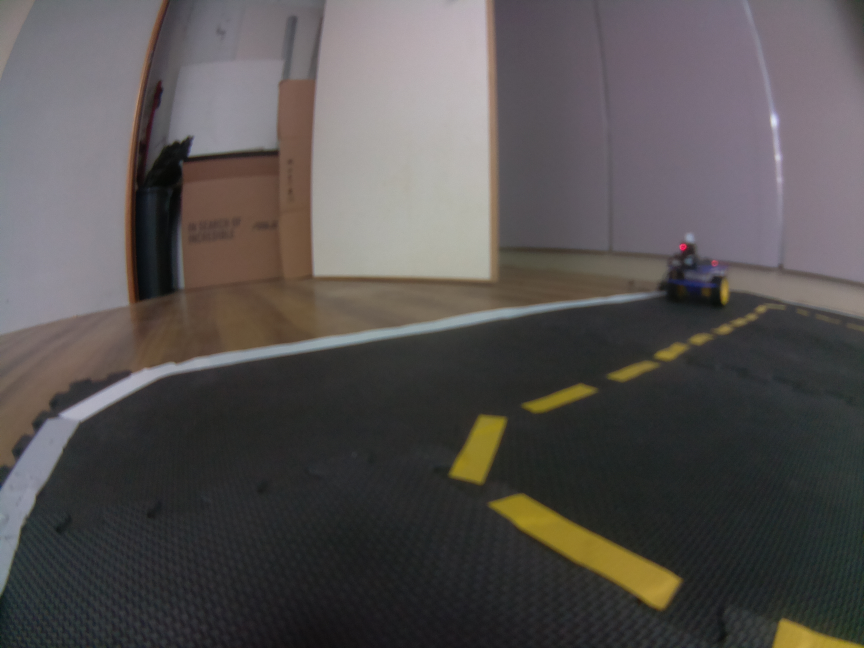
#> input picture tutorials/python/csp2016/hw1/0310850/2.jpg, 2592 x 1944 px (shown at 1/3 size)
$ jupyter execute --allow-errors assignment1_0310850.ipynb   (Python 2 division)
#> lines starting #> are read from the running program, lines starting #| are printed output that depends on the picture; after the words box and inside, x2 and y2 are one past the last pixel; in counts of white or black regions, pixels touching at a corner belong together; long printed decimals are rounded
# Create Software Project - Take Home Midterm Exam/Assignment

* Objective: this jupyter notebook is intended to evaluate how the students understand the Duckietown repo

Prof. Nick Wang, 2016/11/7

## Instructions:
1. $ cp assignment1.ipynb assignment1-XXXXXXX.ipynb (XXXXXXX is your name) You also need to add your name, setup, and state the contributions in the setup and contributions section.
2. You can already see the desired outputs of each cell, and you need to find the relevant code in the Duckietown repo and reproduce the results.
3. Each student needs to submit one to your mentor, via email. Please do not commit your ipynb to repo. Please do not modify assignment1.ipynb.

## Steup and Conributions:

This work is done by: Yuru Shen(0310850).

VirtualBox on Window 8.1

You need to state your contribution here. What's your working environment (e.g., VirtualBox XXX version on Window XX). If you get some help from your TA or classmates, you need to describe here.

# Line Detector

### 1.Load the image and resize

[cell 1]
import cv2
import numpy as np
from matplotlib import pyplot as plt

#Use your own image
img = cv2.imread("2.jpg")
#> img is the input picture: shape (1944, 2592, 3); mean B, G, R 81.4, 82.2, 86.2

image_cv = cv2.resize(img, (160, 120),interpolation=cv2.INTER_NEAREST)

dst1 = cv2.cvtColor(img,cv2.COLOR_BGR2RGB)
plt.subplot(121),plt.imshow(dst1,cmap = 'brg')
plt.title('Original Image'), plt.xticks([]), plt.yticks([])

dst2 = cv2.cvtColor(image_cv,cv2.COLOR_BGR2RGB)
plt.subplot(122),plt.imshow(dst2,cmap = 'brg')
plt.title('Resized Image'), plt.xticks([]), plt.yticks([])

plt.show()
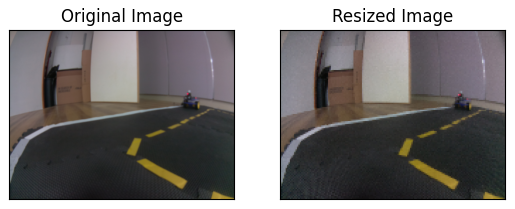
#> figure drawn by matplotlib, 2 panels

### 2.Find the edge (15%)

[cell 2]
gray = image_cv
edges = cv2.Canny(gray,60,150,3)
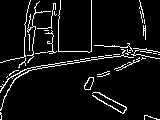
#> edges: shape (120, 160); 6.8% white in thin lines or dots


plt.imshow(edges,cmap = 'gray')
plt.title('Edge Image'), plt.xticks([]), plt.yticks([])
plt.show()

### 3-1.Setup HSV space threshold (15%)

[cell 3]
'''
#You should find the config file 'universal.yaml'
hsv_white1 = ???
hsv_white2 = ???
hsv_yellow1 = ???
hsv_yellow2 = ???
hsv_red1 = ???
hsv_red2 = ???
hsv_red3 = ???
hsv_red4 = ???
'''

hsv_white1= np.array([0,0,150])
hsv_white2= np.array([180,100,255])
hsv_yellow1= np.array([25,50,50])
hsv_yellow2= np.array([45,255,255])
hsv_red1= np.array([0,100,100])
hsv_red2= np.array([15,255,255])
hsv_red3= np.array([165,100,100])
hsv_red4= np.array([180,255,255])

### 3-2.Threshold colors in HSV space (15%)

[cell 4]
'''
#change color space to HSV
hsv = ???

find the color
white = ???
kernel = ???
white = ???

yellow = ???
kernel = ???
yellow = ???

red1 = ???
red2 = ???
red = ???
kernel = ???
red = ???
'''
hsv = cv2.cvtColor(image_cv, cv2.COLOR_BGR2HSV)
#> hsv: shape (120, 160, 3); mean H, S, V 88, 32, 89.3

white = cv2.inRange(hsv, hsv_white1, hsv_white2)
#> white: shape (120, 160); 11.4% white; 28 white regions (23 under 20 px), largest, box (x1, y1, x2, y2) and area: (58, 0, 92, 52) 1674, (0, 58, 97, 99) 238, (0, 38, 13, 62) 123, (36, 16, 47, 29) 81, (143, 19, 146, 36) 22
kernel = cv2.getStructuringElement(cv2.MORPH_ELLIPSE,(3, 3))
white = cv2.dilate(white, kernel)
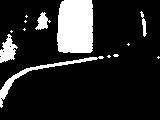
#> white: shape (120, 160); 14.9% white; 13 white regions (8 under 20 px), largest, box (x1, y1, x2, y2) and area: (57, 0, 93, 53) 1813, (0, 56, 104, 108) 493, (0, 34, 18, 63) 288, (35, 12, 51, 30) 147, (140, 11, 147, 37) 74

yellow = cv2.inRange(hsv, hsv_yellow1, hsv_yellow2)
#> yellow: shape (120, 160); 0.76% white in thin lines or dots, all inside (x1, y1, x2, y2) = (0, 26, 160, 120)
kernel = cv2.getStructuringElement(cv2.MORPH_ELLIPSE,(3, 3))
yellow = cv2.dilate(yellow, kernel)
#> yellow: shape (120, 160); 1.8% white; 15 white regions (10 under 20 px), largest, box (x1, y1, x2, y2) and area: (83, 76, 95, 91) 100, (96, 71, 111, 78) 57, (91, 91, 104, 99) 55, (95, 46, 106, 51) 34, (148, 114, 160, 120) 34

red1 = cv2.inRange(hsv, hsv_red1, hsv_red2)
#> red1: shape (120, 160); 1.2% white; 20 white regions (16 under 20 px), largest, box (x1, y1, x2, y2) and area: (52, 36, 58, 53) 84, (41, 43, 51, 52) 50, (24, 30, 25, 56) 26, (40, 55, 46, 64) 26
red2 = cv2.inRange(hsv, hsv_red3, hsv_red4)
#> red2: shape (120, 160); 0.02% white in thin lines or dots, all inside (x1, y1, x2, y2) = (126, 46, 133, 50)
red = cv2.bitwise_or(red1, red2)
kernel = cv2.getStructuringElement(cv2.MORPH_ELLIPSE,(3, 3))
red = cv2.dilate(red, kernel)
#> red: shape (120, 160); 2.7% white; 9 white regions (5 under 20 px), largest, box (x1, y1, x2, y2) and area: (36, 32, 59, 65) 349, (23, 29, 26, 57) 80, (26, 0, 32, 15) 29, (25, 64, 32, 69) 24

# Uncomment '#' to plot with color
x = cv2.cvtColor(yellow, cv2.COLOR_GRAY2BGR)
x[:,:,2] *= 1
x[:,:,1] *= 1
x[:,:,0] *= 0
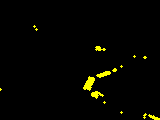
#> x: shape (120, 160, 3); mean B, G, R 0, 4.6, 4.6
x = cv2.cvtColor(x, cv2.COLOR_BGR2RGB)

y = cv2.cvtColor(red, cv2.COLOR_GRAY2BGR)
y[:,:,2] *= 1
y[:,:,1] *= 0
y[:,:,0] *= 0
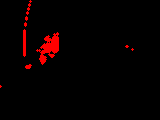
#> y: shape (120, 160, 3); mean B, G, R 0, 0, 6.9
y = cv2.cvtColor(y, cv2.COLOR_BGR2RGB)

plt.subplot(131),plt.imshow(white,cmap = 'gray')
plt.title('White'), plt.xticks([]), plt.yticks([])

plt.subplot(132),plt.imshow(yellow,cmap = 'gray')
plt.subplot(132),plt.imshow(x,cmap = 'brg')
plt.title('Yellow'), plt.xticks([]), plt.yticks([])

plt.subplot(133),plt.imshow(red,cmap = 'gray')
plt.subplot(133),plt.imshow(y,cmap = 'brg')
plt.title('Red'), plt.xticks([]), plt.yticks([])

plt.show()

### 4.Combine Edge and Colors (15%)

[cell 5]
edge_color_white = cv2.bitwise_and(white, edges)
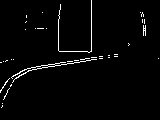
#> edge_color_white: shape (120, 160); 2.3% white in thin lines or dots, all inside (x1, y1, x2, y2) = (0, 0, 159, 108)
edge_color_yellow = cv2.bitwise_and(yellow, edges)
edge_color_red = cv2.bitwise_and(red, edges)
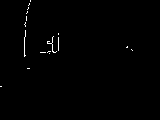
#> edge_color_red: shape (120, 160); 0.6% white in thin lines or dots, all inside (x1, y1, x2, y2) = (0, 0, 133, 87)


plt.imshow(edge_color_yellow,cmap = 'gray')
plt.title('Edge Color Y'), plt.xticks([]), plt.yticks([])
# [6 lines of commented-out code are left out]

plt.show()

### 5-1.Find the lines (15%)

[cell 6]
lines_white = cv2.HoughLinesP(edge_color_white, 1, np.pi/180, 10, np.empty(1), 3, 1)
#> lines_white = 27 rows, first 6: [41, 65, 44, 65], [13, 75, 17, 74], [20, 71, 24, 70], [27, 68, 40, 66], [51, 66, 95, 59], [91, 51, 91, 0]
lines_yellow = cv2.HoughLinesP(edge_color_yellow, 1, np.pi/180, 10, np.empty(1), 3, 1)
#> lines_yellow = [[149, 116, 157, 119], [100, 74, 109, 71], [99, 93, 103, 95], [92, 84, 93, 80], [99, 76, 102, 76], [84, 86, 89, 77], [88, 78, 92, 77], [92, 95, 96, 98], [105, 75, 109, 73]]
lines_red = cv2.HoughLinesP(edge_color_red, 1, np.pi/180, 10, np.empty(1), 3, 1)
#> lines_red = [[24, 56, 24, 42], [24, 41, 25, 30], [25, 25, 26, 16], [58, 50, 58, 37], [52, 51, 52, 37], [40, 52, 47, 52]]

color = "yellow"
lines = lines_yellow
#> lines has the same summary as lines_yellow
bw = yellow

if lines is not None:
    lines = np.array(lines[0])
#> lines = [[149, 116, 157, 119]]
    print "found lines"

else:
    lines = []
    print "no lines"

### Show the lines (yellow)

[cell 7]
image_with_lines = np.copy(dst2)
if len(lines)>0:
    for x1,y1,x2,y2 in lines:
        cv2.line(image_with_lines, (x1,y1), (x2,y2), (0,0,255), 2)
        cv2.circle(image_with_lines, (x1,y1), 2, (0,255,0))
        cv2.circle(image_with_lines, (x2,y2), 2, (255,0,0))
#> this loop made 1 pass
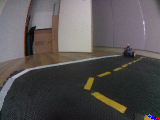
#> image_with_lines: shape (120, 160, 3); mean R, G, B 86.5, 82.5, 82.1

plt.imshow(image_with_lines,cmap = 'brg')
plt.title('Line Image'), plt.xticks([]), plt.yticks([])
plt.show()

### 6-1.Normals (15%)

[cell 8]
arr_cutoff = np.array((0, 40, 0, 40))
arr_ratio = np.array((1./160, 1./120, 1./160, 1./120))

normals = []
centers = []
if len(lines)>0:

    #find the normalized coordinates
    lines_normalized = ((lines + arr_cutoff) * arr_ratio)
#> lines_normalized = [[0.931, 1.3, 0.981, 1.32]]
    length = np.sum((lines[:, 0:2] -lines[:, 2:4])**2, axis=1, keepdims=True)**0.5
#> length = [8.54]
    dx = 1.* (lines[:,3:4]-lines[:,1:2])/length
#> dx = [0.351]
    dy = 1.* (lines[:,0:1]-lines[:,2:3])/length
#> dy = [-0.936]
    centers = np.hstack([(lines[:,0:1]+lines[:,2:3])/2, (lines[:,1:2]+lines[:,3:4])/2])
#> centers = [[153, 117]]

    #find the vectors' direction
    x3 = (centers[:,0:1] - 3.*dx).astype('int')
#> x3 = [151]
    x3[x3<0]=0
    x3[x3>=160]=160-1

    y3 = (centers[:,1:2] - 3.*dy).astype('int')
#> y3 = [119]
    y3[y3<0]=0
    y3[y3>=120]=120-1

    x4 = (centers[:,0:1] + 3.*dx).astype('int')
#> x4 = [154]
    x4[x4<0]=0
    x4[x4>=160]=160-1

    y4 = (centers[:,1:2] + 3.*dy).astype('int')
#> y4 = [114]
    y4[y4<0]=0
    y4[y4>=120]=120-1

    flag_signs = (np.logical_and(bw[y3,x3]>0, bw[y4,x4]==0)).astype('int')*2-1
#> flag_signs = [-1]
    normals = np.hstack([dx, dy]) * flag_signs
#> normals = [[-0.351, 0.936]]

    flag = ((lines[:,2]-lines[:,0])*normals[:,1] - (lines[:,3]-lines[:,1])*normals[:,0])>0
#> flag = [True]
    for i in range(len(lines)):
        if flag[i]:
            x1,y1,x2,y2 = lines[i, :]
            lines[i, :] = [x2,y2,x1,y1]
#> this loop made 1 pass
#> after the loop, lines = [[157, 119, 149, 116]]

### 6-2.Draw the Normals

[cell 9]
image_with_lines = np.copy(dst2)
if len(centers)>0:
    for x,y,dx,dy in np.hstack((centers,normals)):
        x3 = int(x - 2.*dx)
        y3 = int(y - 2.*dy)
        x4 = int(x + 2.*dx)
        y4 = int(y + 2.*dy)
        cv2.line(image_with_lines, (x3,y3), (x4,y4), (0,0,255), 1)
        cv2.circle(image_with_lines, (x3,y3), 1, (0,255,0))
        cv2.circle(image_with_lines, (x4,y4), 1, (255,0,0))
#> this loop made 1 pass
#> (x, y, dx, dy, x3, y3, x4, y4) on pass 1: (153, 117, -0.351, 0.936, 153, 115, 152, 118)
#> image_with_lines: shape (120, 160, 3); mean R, G, B 86.6, 82.6, 81.9

plt.subplot(121),plt.imshow(image_with_lines,cmap = 'brg')
plt.title('Line Normals'), plt.xticks([]), plt.yticks([])

image_with_lines = np.copy(dst2)
if len(lines)>0:
    for x1,y1,x2,y2 in lines:
        cv2.line(image_with_lines, (x1,y1), (x2,y2), (0,0,255), 2)
        cv2.circle(image_with_lines, (x1,y1), 2, (0,255,0))
        cv2.circle(image_with_lines, (x2,y2), 2, (255,0,0))
#> this loop made 1 pass
#> image_with_lines: shape (120, 160, 3); mean R, G, B 86.6, 82.5, 82.1

plt.subplot(122),plt.imshow(image_with_lines,cmap = 'brg')
plt.title('Line Image'), plt.xticks([]), plt.yticks([])
plt.show()

### 7-1.setup the segment class

[cell 10]
class Vector2D():
    def __init__(self):
        self.x = 0
        self.y = 0
class Segment():
    def __init__(self):
        self.color = ""
        self.pixels_normalized = np.array([Vector2D(),Vector2D()])
        self.normal = Vector2D()

### 7-2.Store in the SegmentList

[cell 11]
segmentMsgList = []

for x1,y1,x2,y2,norm_x,norm_y in np.hstack((lines_normalized,normals)):
    segment = Segment()
    segment.color = color
    segment.pixels_normalized[0].x = x1
    segment.pixels_normalized[0].y = y1
    segment.pixels_normalized[1].x = x2
    segment.pixels_normalized[1].y = y2
    segment.normal.x = norm_x
    segment.normal.y = norm_y

    segmentMsgList.append(segment)
#> this loop made 1 pass
#> (x1, y1, x2, y2, norm_x, norm_y) on pass 1: (0.931, 1.3, 0.981, 1.32, -0.351, 0.936)
#> after the loop, segmentMsgList = 1 item

#print segmentMsgList[2].pixels_normalized[1].x

### 7.3 Print the SegmentList

[cell 12]
for i in segmentMsgList:
    print (i.pixels_normalized[0].x,i.pixels_normalized[0].y),(i.pixels_normalized[1].x,i.pixels_normalized[1].y)
#> this loop made 1 pass
#| 0.9313 1.3

# Ground Projection

[cell 13]
lines_normalized, normals


print lines_normalized[0][0],normals[0]
#| 0.9313 [-0.3511  0.9363]

### camera parameters

[cell 14]
import cv2
import numpy as np
camera_matrix = np.array([[313.36074836448205, 0.0, 336.0838450835807], [0.0, 314.54015248663654, 247.7743263737967], [0.0, 0.0, 1.0]], dtype=np.float32)
dist_coeffs = np.array([-0.28217371110802897, 0.055546749664386635, 0.001751687666410507, 0.0004238145995972064, 0.0], dtype=np.float32)

#Use your own homography & intrinsic camera_matrix and dist_coeffs
homography = np.array([[-9.793363e-05, 3.910776e-05, -0.2322988], [ 0.001079716, -4.618199e-05, -0.3600902], [-0.0007245901, -0.006195595, 1]]
)
matrix = np.array([[316.52597444317314, 0.0, 320.9948809392584], [0.0, 321.2731572848207, 205.92052874401818],
    [0.0, 0.0, 1.0]])
coeffs = np.array([-0.2601671987836283, 0.04662981063335094, 0.005020360395041378, 0.0029019828987683857,
    0.0])

[cell 15]
pt_img = np.array([[0.5*640],[0.7*480],[1.]])
#print pt_img
G = np.dot(homography,pt_img)
G/=G[2]
print G

pt_img = np.array([[[0.5*640,0.7*480]]])

xy_undistorted = cv2.undistortPoints(pt_img, matrix, coeffs,R=None, P=matrix)
#> xy_undistorted = [[319.8, 341.2]]
pt_img = np.array([[xy_undistorted[0][0][0]],[xy_undistorted[0][0][1]],[1.]])
#> pt_img = [319.8, 341.2, 1]
#print xy_undistorted
G_rect = np.dot(homography,pt_img)
#> G_rect = [-0.25, -0.0306, -1.35]
G_rect/=G_rect[2]
#> G_rect = [0.186, 0.0227, 1]
print G_rect
#| [[0.186]
#|  [0.02272 ]
#|  [1.        ]]

### Rectify the image (15%)

[cell 16]
from matplotlib import pyplot as plt
#Use your own image
origin = cv2.imread("2.jpg")

image_cv = cv2.resize(origin, (640, 480),interpolation=cv2.INTER_NEAREST)
#> image_cv: shape (480, 640, 3)
rec_img = cv2.undistort(image_cv,camera_matrix,dist_coeffs)
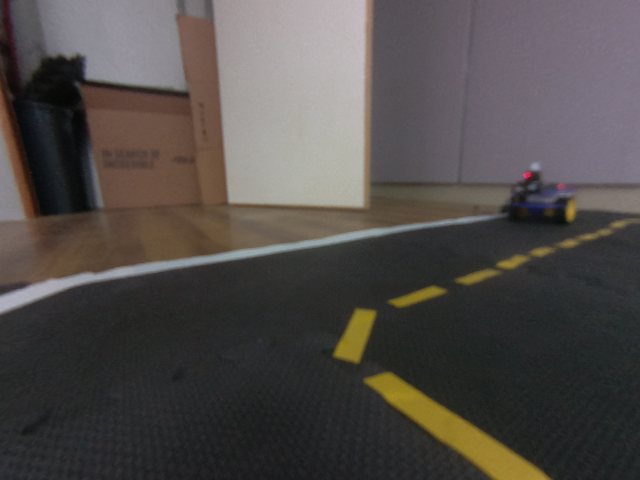
#> rec_img: shape (480, 640, 3); mean B, G, R 73.9, 76.2, 81.1

origin = cv2.cvtColor(origin,cv2.COLOR_BGR2RGB)
plt.subplot(121),plt.imshow(origin,cmap = 'brg')
plt.title('Original Image'), plt.xticks([]), plt.yticks([])

rec_img = cv2.cvtColor(rec_img,cv2.COLOR_BGR2RGB)
plt.subplot(122),plt.imshow(rec_img,cmap = 'brg')
plt.title('Rectified Image'), plt.xticks([]), plt.yticks([])

plt.show()

# Duckietown Lane Filter

up/down arrow keys to move, enter to edit

Esc to exit edit mode

Shift + enter to run code

1/2/3... to add comment

dd to delete cell

press h for more shortcuts

[cell 17]
import numpy as np
from scipy.stats import multivariate_normal, entropy
from scipy.ndimage.filters import gaussian_filter
from math import floor, atan2, pi, cos, sin, sqrt
import time
from matplotlib import pyplot as plt

## Environment Setup

[cell 18]
# constant
WHITE = 0
YELLOW = 1
RED = 2

lanewidth = 0.4
linewidth_white = 0.04
linewidth_yellow = 0.02

## Generate Vote (Extra Credit 10% for generating multiple votes from all detected segments)

#### Setup a line segment
* left edge of white lane
* right edge of white lane
* left edge of yellow lane
* right edge of white lane

[cell 19]
# left edge of yellow lane
lines_normalized = ((lines_yellow + arr_cutoff) * arr_ratio)
#> lines_normalized = [[0.931, 1.3, 0.981, 1.32], [0.625, 0.95, 0.681, 0.925], [0.619, 1.11, 0.644, 1.12], [0.575, 1.03, 0.581, 1], [0.619, 0.967, 0.638, 0.967], [0.525, 1.05, 0.556, 0.975], [0.55, 0.983, 0.575, 0.975], [0.575, 1.12, 0.6, 1.15], [0.656, 0.958, 0.681, 0.942]]
#> (the rest of this cell did not finish here and is left out)

#### compute d_i, phi_i, l_i

#> (a cell that did not finish here is left out)

### Measurement Likelihood

[cell 21]
# initialize measurement likelihood

d_min = -0.7
d_max = 0.5
delta_d = 0.02
phi_min = -pi/2
phi_max = pi/2
delta_phi = 0.02
d, phi = np.mgrid[d_min:d_max:delta_d, phi_min:phi_max:delta_phi]

measurement_likelihood = np.zeros(d.shape)

fig = plt.figure()
ax = fig.add_subplot(111)
cax = ax.matshow(measurement_likelihood, interpolation='nearest')
fig.colorbar(cax)
plt.ylabel('phi')
plt.xlabel('d')
#ax.set_xticklabels(['']+alpha)
#ax.set_yticklabels(['']+alpha)
plt.show()
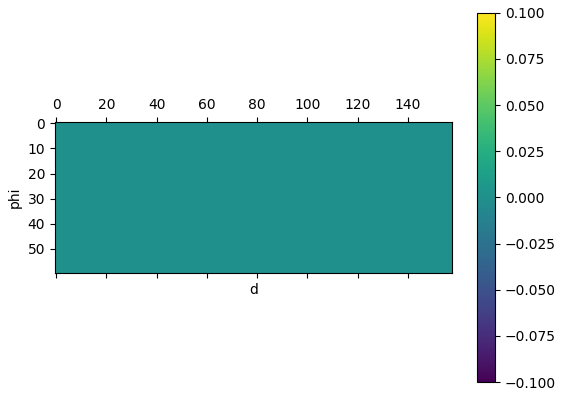
#> figure drawn by matplotlib, 2 panels
